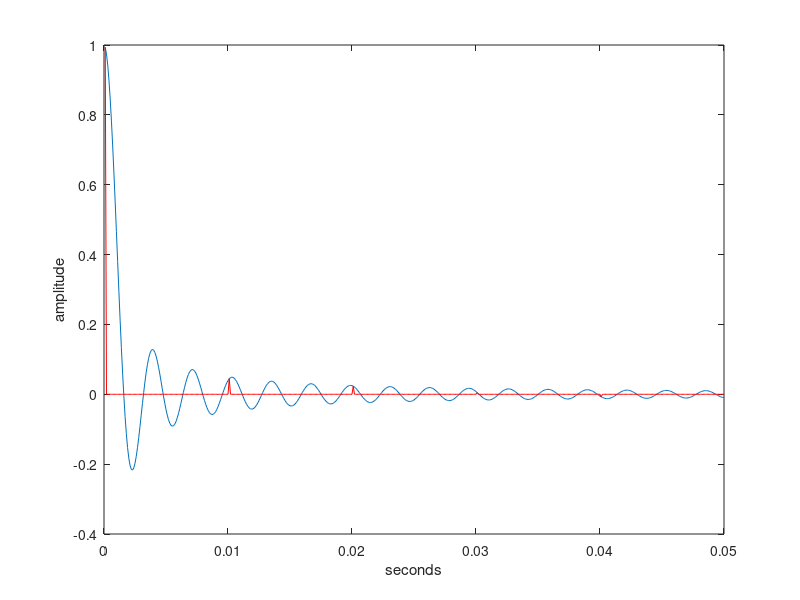

Source code (MATLAB):
% sine100hzsamp.m: simulated sampling of the 100 Hz sine wave
clear;
pkg load signal;
f=100; time=0.05; Ts=1/10000; t=Ts:Ts:time;   % freq and time vectors
w=sinc(2*pi*f*t);                              % create sine wave w(t)
ss=100;                                        % take 1 in ss samples
wk=w(1:ss:end);                               % the "sampled" sequence
ws=zeros(size(w)); ws(1:ss:end)=wk;           % sampled waveform ws(t)
plot(t,w)                                     % plot the waveform
hold on, plot(t,ws,'r'), hold off             % plot "sampled" wave
xlabel('seconds'), ylabel('amplitude')        % label the axes
